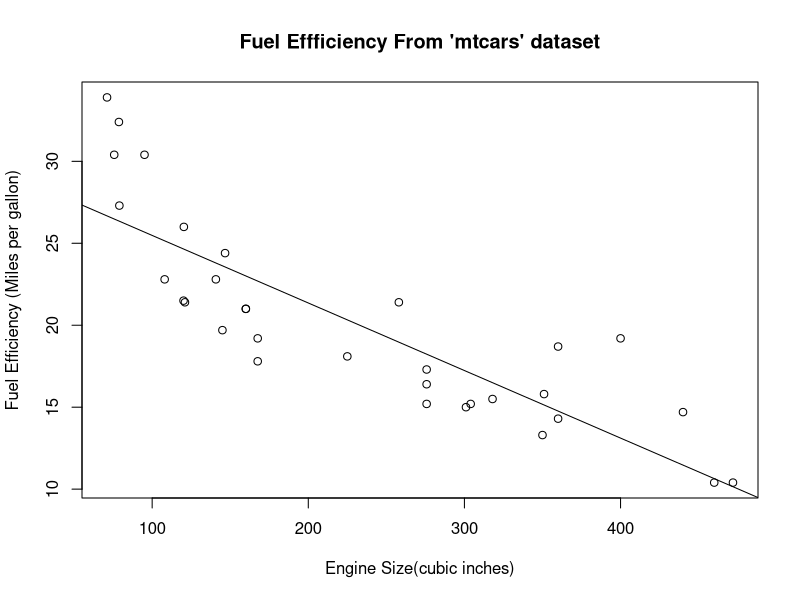

Write R code to recreate this figure.
## ---- chunk 1
library(tidyverse)
## ---- chunk 2
model <- lm(mtcars$mpg ~ mtcars$disp)

plot( y = mtcars$mpg, x = mtcars$disp, xlab = "Engine Size(cubic inches)", ylab = "Fuel Efficiency (Miles per gallon)", main = "Fuel Effficiency From 'mtcars' dataset")
      

abline(a = coef(model[1], b = coef(model[2], lty = 2)))
## ---- chunk 3
summary(model)
